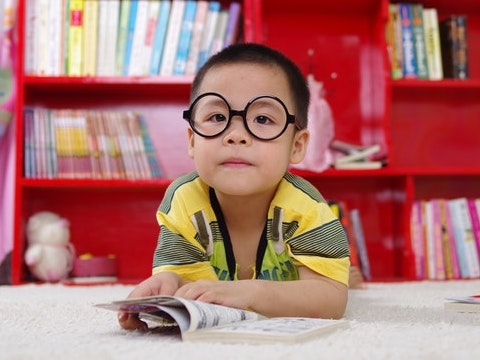
#> input picture PYHTON/WEEK 1/SECTION 4/boy.jpg, 480 x 360 px, found by its file name
$ python boy.py
#> lines starting #> are read from the running program, lines starting #| are printed output that depends on the picture; after the words box and inside, x2 and y2 are one past the last pixel; in counts of white or black regions, pixels touching at a corner belong together
# Import cv2 module
import cv2

import matplotlib.pyplot as plt
import matplotlib
imageName = "/home/paulstein/opencv/Example_course/PYHTON/SECTION 4/boy.jpg"

# Load the image
image = cv2.imread(imageName, cv2.IMREAD_COLOR)
#> image is the input picture: shape (360, 480, 3); mean B, G, R 111.8, 115.3, 174.3


# Draw a line
imageLine = image.copy()


cv2.line(imageLine, (100, 80), (140, 80), (150, 150, 0), thickness=8, lineType=cv2.LINE_AA);
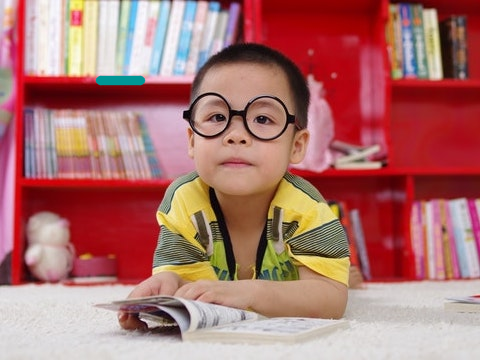
#> imageLine: shape (360, 480, 3); 0.3% of pixels changed, all inside (x1, y1, x2, y2) = (95, 75, 146, 86)
# Display the original image
plt.imshow(imageLine[:,:,::-1])
imageCircle = image.copy()
cv2.circle(imageCircle, (250, 100), 100, (180, 180, 0), thickness = 2, lineType=cv2.LINE_AA); #The "thickness number in negativo filles a circle"
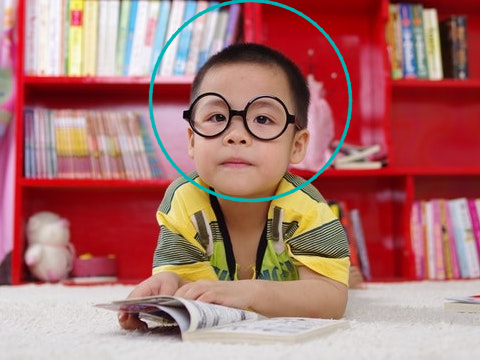
#> imageCircle: shape (360, 480, 3); 1.72% of pixels changed, all inside (x1, y1, x2, y2) = (148, 0, 353, 203)
plt.imshow(imageCircle[:,:,::-1])
#plt.show()

ellipsedImage = image.copy()
cv2.ellipse(ellipsedImage, (200, 100), (200, 100), 0 , 0 , 360, (0, 0, 255), thickness = 3, lineType = cv2.LINE_AA);#The "thickness number in negativo filles an ellipse"
plt.imshow(ellipsedImage[:,:,::-1])
cv2.ellipse(ellipsedImage, (200, 100), (200, 100), 90 , 0 , 360, (0, 255, 0), thickness = 3, lineType = cv2.LINE_AA);#The "thickness number in negativo filles an ellipse"
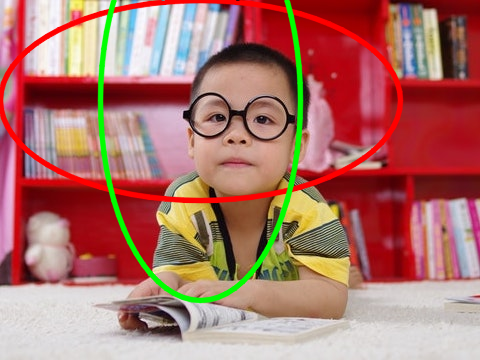
#> ellipsedImage: shape (360, 480, 3); mean B, G, R 107.4, 116, 173.2
plt.imshow(ellipsedImage[:,:,::-1])
rectangleImage = image.copy()
cv2.rectangle(rectangleImage, (50, 80), (200, 300), (255,0,0), thickness = 3, lineType=cv2.LINE_AA);
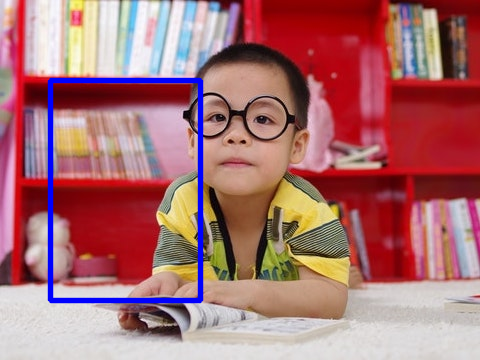
#> rectangleImage: shape (360, 480, 3); 2.98% of pixels changed, all inside (x1, y1, x2, y2) = (47, 77, 204, 304)
plt.imshow(rectangleImage[:,:,:: -1])

#Obtain data to create a box to display a centered text
# Put text into image
imageText = image.copy()
text = "I am studying"
fontScale = 1.5
fontFace = cv2.FONT_HERSHEY_COMPLEX
fontColor = (250, 10, 10)
fontThickness = 2

imageGetTextSize = image.copy()
imageHeight, imageWidth=imageGetTextSize.shape[:2]
#> imageHeight = 360; imageWidth = 480
# Get the text box height and width and also the baseLine
textSize, baseLine = cv2.getTextSize(text,fontFace,fontScale,fontThickness)
textWidth,textHeight = textSize
print("TextWidth = {}, TextHeight = {}, baseLine = {}".format(textWidth, textHeight, baseLine))

# Get the coordinates of text box bottom left corner
# The xccordinate will be such that the text is centered
xcoordinate = (imageWidth - textWidth)//2
#> xcoordinate = 57

# The y coordinate will be such that the entire box is just 10 pixels above the bottom of image
ycoordinate = (imageHeight - baseLine - 10)
#> ycoordinate = 336
print("TextBox Bottom Left = ({},{})".format(xcoordinate,ycoordinate))
#| TextBox Bottom Left = (57,336)

# Draw the Canvas using a filled rectangle
canvasColor = (255, 255, 255)
canvasBottomLeft = (xcoordinate,ycoordinate+baseLine)
#> canvasBottomLeft = (57, 350)
canvasTopRight = (xcoordinate+textWidth, ycoordinate-textHeight)
#> canvasTopRight = (422, 304)
cv2.rectangle(imageGetTextSize, canvasBottomLeft, canvasTopRight, canvasColor, thickness=-1);
print("Canvas Bottom Left = {}, Top Right = {}".format(canvasBottomLeft,canvasTopRight))
#| Canvas Bottom Left = (57, 350), Top Right = (422, 304)

# Now draw the baseline ( just for reference )
lineThickness = 2
lineLeft = (xcoordinate, ycoordinate)
#> lineLeft = (57, 336)
lineRight = (xcoordinate+textWidth, ycoordinate)
#> lineRight = (422, 336)
lineColor = (0,255,0)
cv2.line(imageGetTextSize, lineLeft, lineRight, lineColor, thickness = lineThickness, lineType=cv2.LINE_AA);

# Finally Draw the text
cv2.putText(imageGetTextSize, text, (xcoordinate,ycoordinate), fontFace, fontScale, fontColor, fontThickness, cv2.LINE_AA);
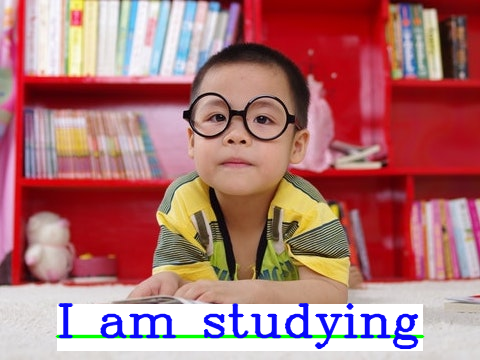
#> imageGetTextSize: shape (360, 480, 3); mean B, G, R 118.2, 117.3, 174.3

# Display the Output Image
plt.imshow(imageGetTextSize[...,::-1])
plt.show()
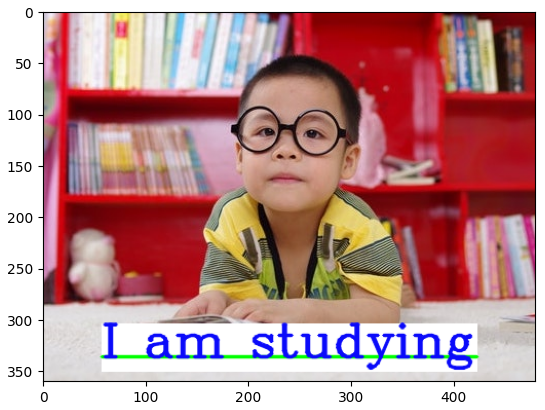
#> figure drawn by matplotlib, 1 panel
#plt.savefig("imageGetTextSize.png")

cv2.imwrite("imageGetTextSize.png",imageGetTextSize)
